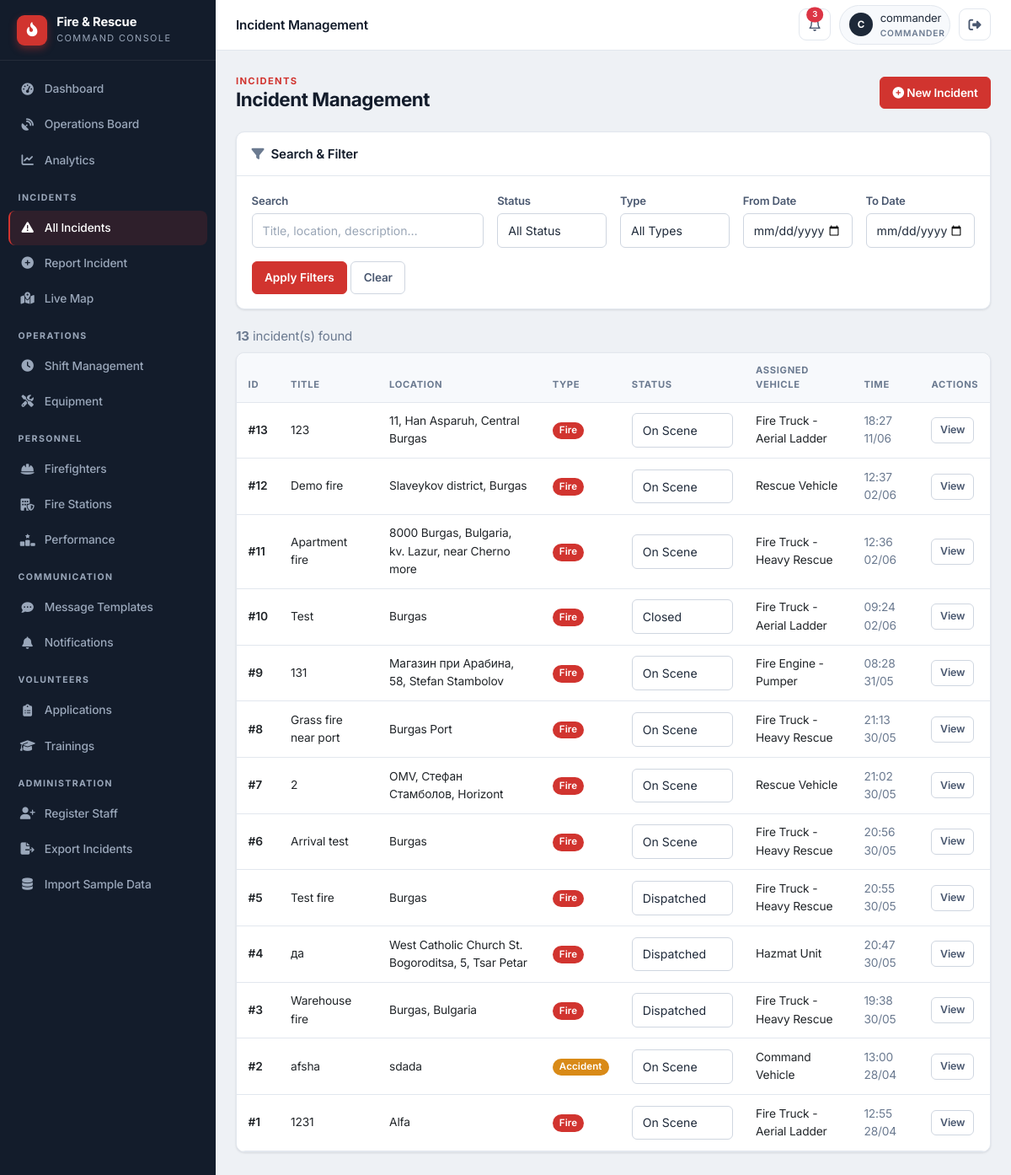
The page /staff/incidents (signed in) on the database as committed earlier.
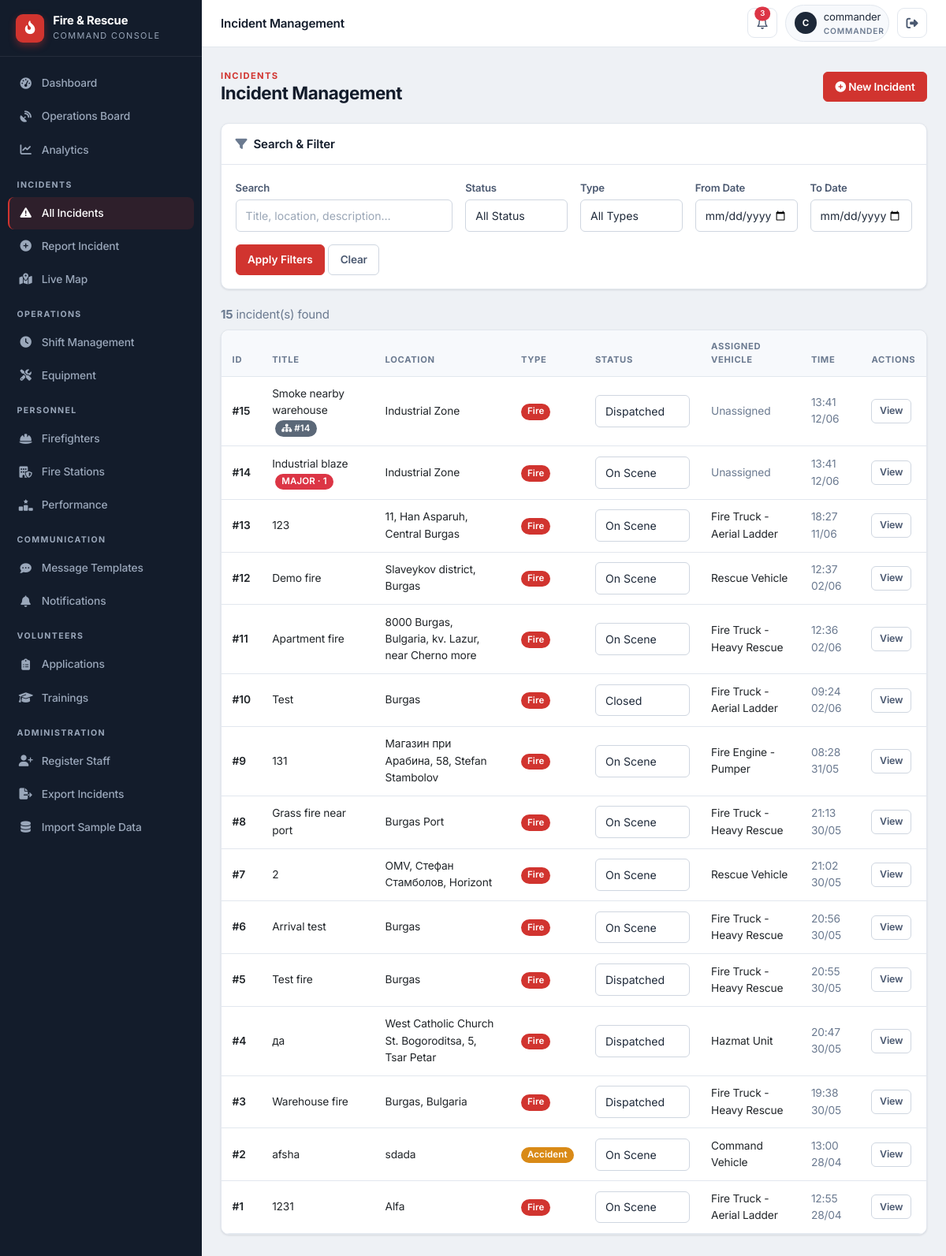
The same page on the database as committed later.
### app/models/incident.py (models this page shows)
class Incident(db.Model):
    id = db.Column(db.Integer, primary_key=True)
    title = db.Column(db.String(100), nullable=False)
    location = db.Column(db.String(200), nullable=False)
    incident_type = db.Column(db.String(50), nullable=False)
    description = db.Column(db.Text)
    status = db.Column(db.String(20), default='Reported')
    reported_by = db.Column(db.Integer, db.ForeignKey('user_model.id'))
    reported_at = db.Column(db.DateTime, default=datetime.datetime.utcnow)
    assigned_vehicle_id = db.Column(db.Integer, db.ForeignKey('vehicle.id'), nullable=True)
    latitude = db.Column(db.Float, nullable=True)
    longitude = db.Column(db.Float, nullable=True)
    dispatched_at = db.Column(db.DateTime, nullable=True)
    on_scene_at = db.Column(db.DateTime, nullable=True)
    closed_at = db.Column(db.DateTime, nullable=True)
    last_updated = db.Column(db.DateTime, default=datetime.datetime.utcnow, onupdate=datetime.datetime.utcnow)
    updated_by = db.Column(db.Integer, db.ForeignKey('user_model.id'), nullable=True)
    is_major = db.Column(db.Boolean, default=False)
    parent_incident_id = db.Column(db.Integer, db.ForeignKey('incident.id'), nullable=True)
    assigned_vehicle = db.relationship('Vehicle', foreign_keys=[assigned_vehicle_id])
    reporter = db.relationship('UserModel', foreign_keys=[reported_by], backref='reported_incidents')
    updater = db.relationship('UserModel', foreign_keys=[updated_by], backref='updated_incidents')
    children = db.relationship('Incident', backref=db.backref('parent', remote_side=[id]),
                               foreign_keys=[parent_incident_id])
    wind_direction = db.Column(db.Integer, nullable=True)  # degrees (0-360)
    wind_speed = db.Column(db.Float, nullable=True)  # km/h

### app/models/vehicle.py (models this page shows)
class Vehicle(db.Model):
    id = db.Column(db.Integer, primary_key=True)
    type = db.Column(db.String(50))
    location = db.Column(db.String(200))
    latitude = db.Column(db.Float, nullable=True)
    longitude = db.Column(db.Float, nullable=True)
    last_updated = db.Column(db.DateTime, default=datetime.datetime.utcnow, onupdate=datetime.datetime.utcnow)
    speed = db.Column(db.Float, nullable=True)
    heading = db.Column(db.Integer, nullable=True)
    status = db.Column(db.String(20), default='station')
    station_id = db.Column(db.Integer, db.ForeignKey('fire_station.id'), nullable=True)
    current_incident_id = db.Column(db.Integer, db.ForeignKey('incident.id'), nullable=True)
    route_polyline = db.Column(db.Text, nullable=True)      # JSON list of [lat, lng] along the road
    route_started_at = db.Column(db.DateTime, nullable=True)  # when the vehicle began driving
    route_total_seconds = db.Column(db.Float, nullable=True)  # animation duration (sped up for demo)
    route_real_seconds = db.Column(db.Float, nullable=True)   # real OSRM driving time, for ETA display
    route_distance_m = db.Column(db.Float, nullable=True)     # real route distance in meters
    route_dest_lat = db.Column(db.Float, nullable=True)
    route_dest_lng = db.Column(db.Float, nullable=True)
    current_incident = db.relationship('Incident', foreign_keys=[current_incident_id])
    firefighters = db.relationship('Firefighter', backref='assigned_vehicle', lazy=True)

### app/routes/incidents.py (the view, shortened to what this page needs)
@incidents_bp.route('/staff/incidents')
@login_required
def list_incidents():
    search_query = request.args.get('search', '')
    status_filter = request.args.get('status', '')
    type_filter = request.args.get('type', '')
    date_from = request.args.get('date_from', '')
    date_to = request.args.get('date_to', '')
    query = Incident.query
    if status_filter:
        query = query.filter(Incident.status == status_filter)
    if type_filter:
        query = query.filter(Incident.incident_type == type_filter)
    if date_from:
        date_from_obj = datetime.datetime.strptime(date_from, '%Y-%m-%d')
        query = query.filter(Incident.reported_at >= date_from_obj)
    if date_to:
        date_to_obj = datetime.datetime.strptime(date_to, '%Y-%m-%d') + datetime.timedelta(days=1)
        query = query.filter(Incident.reported_at <= date_to_obj)
    all_incidents = query.order_by(Incident.reported_at.desc()).all()
    all_statuses = db.session.query(Incident.status).distinct().all()
    all_types = db.session.query(Incident.incident_type).distinct().all()
    return render_template('staff/incidents/list.html',
                           incidents=all_incidents,
                           all_statuses=[s[0] for s in all_statuses],
                           all_types=[t[0] for t in all_types],
                           search_query=search_query,
                           status_filter=status_filter,
                           type_filter=type_filter,
                           date_from=date_from,
                           date_to=date_to)

### app/templates/staff/incidents/list.html (shortened to what this page needs)
{% extends "staff/base.html" %}
{% block topbar_title %}Incident Management{% endblock %}
{% block content %}
<div class="page-head">
    <div>
        <div class="eyebrow">Incidents</div>
        <h1>Incident Management</h1>
    </div>
    <a href="{{ url_for('incidents.report_incident') }}" class="btn btn-primary">
        <i class="fa-solid fa-circle-plus"></i> New Incident
    </a>
</div>
<div class="card">
    <div class="card-header"><i class="fa-solid fa-filter text-muted me-2"></i>Search &amp; Filter</div>
    <div class="card-body">
        <form method="GET" action="{{ url_for('incidents.list_incidents') }}">
            <div class="row g-3">
                <div class="col-md-4">
                    <label class="form-label">Search</label>
                    <input type="text" name="search" class="form-control" value="{{ search_query }}" placeholder="Title, location, description…">
                </div>
                <div class="col-md-2">
                    <label class="form-label">Status</label>
                    <select name="status" class="form-select">
                        <option value="">All Status</option>
                    </select>
                </div>
                <div class="col-md-2">
                    <label class="form-label">Type</label>
                    <select name="type" class="form-select">
                        <option value="">All Types</option>
                    </select>
                </div>
                <div class="col-md-2">
                    <label class="form-label">From Date</label>
                    <input type="date" name="date_from" class="form-control" value="{{ date_from }}">
                </div>
                <div class="col-md-2">
                    <label class="form-label">To Date</label>
                    <input type="date" name="date_to" class="form-control" value="{{ date_to }}">
                </div>
            </div>
            <div class="mt-3">
                <button type="submit" class="btn btn-primary">Apply Filters</button>
                <a href="{{ url_for('incidents.list_incidents') }}" class="btn btn-outline-secondary">Clear</a>
            </div>
        </form>
    </div>
</div>
<div class="mb-2 text-muted"><strong>{{ incidents|length }}</strong> incident(s) found</div>
<div class="card mb-0">
    <div class="table-responsive">
        <table class="table table-hover mb-0">
            <thead>
                <tr>
                    <th>ID</th><th>Title</th><th>Location</th><th>Type</th><th>Status</th><th>Assigned Vehicle</th><th>Time</th><th>Actions</th>
                </tr>
            </thead>
            <tbody>
                {% for incident in incidents %}
                <tr>
                    <td class="fw-semibold">#{{ incident.id }}</td>
                    <td>
                        {{ incident.title }}
                        {% if incident.is_major %}
                        <span class="badge bg-danger ms-1" title="{{ incident.children|length }} linked incident(s)">MAJOR{% if incident.children %} · {{ incident.children|length }}{% endif %}</span>
                        {% elif incident.parent %}
                        <a href="{{ url_for('incidents.detail', incident_id=incident.parent.id) }}" class="badge bg-secondary ms-1 text-decoration-none" title="Part of Major Incident #{{ incident.parent.id }}">
                            <i class="fa-solid fa-sitemap"></i> #{{ incident.parent.id }}
                        </a>
                        {% endif %}
                    </td>
                    <td>{{ incident.location }}</td>
                    <td><span class="badge bg-{% if incident.incident_type == 'fire' %}primary{% elif incident.incident_type == 'rescue' %}success{% elif incident.incident_type == 'accident' %}warning{% else %}secondary{% endif %} text-capitalize">{{ incident.incident_type }}</span></td>
                    <td>
                        <div class="d-flex align-items-center">
                            <select class="form-select form-select-sm quick-status" data-incident="{{ incident.id }}" style="width:auto; min-width:120px;">
                                <option value="Dispatched" {% if incident.status == 'Dispatched' %}selected{% endif %}>Dispatched</option>
                                <option value="On Scene" {% if incident.status == 'On Scene' %}selected{% endif %}>On Scene</option>
                                <option value="Closed" {% if incident.status == 'Closed' %}selected{% endif %}>Closed</option>
                            </select>
                        </div>
                    </td>
                    <td>{% if incident.assigned_vehicle %}{{ incident.assigned_vehicle.type }}{% else %}<span class="text-muted">Unassigned</span>{% endif %}</td>
                    <td class="text-muted">{{ incident.reported_at.strftime('%H:%M %d/%m') }}</td>
                    <td><a href="{{ url_for('incidents.detail', incident_id=incident.id) }}" class="btn btn-sm btn-outline-secondary">View</a></td>
                </tr>
                {% endfor %}
            </tbody>
        </table>
    </div>
</div>
{% endblock %}

Rows that differ between the two databases and show on the page:
added Incident: id "15", title "Smoke nearby warehouse", parent.id "14", location "Industrial Zone", incident_type "Fire", status+id "Dispatched", shows "Unassigned", reported_at "13:41 12/06"
added Incident: id "14", title "Industrial blaze", children|length "1", location "Industrial Zone", incident_type "Fire", status+id "On Scene", shows "Unassigned", reported_at "13:41 12/06"
Other text that changed with them:
{{ incidents|length }}: "13" → "15"
